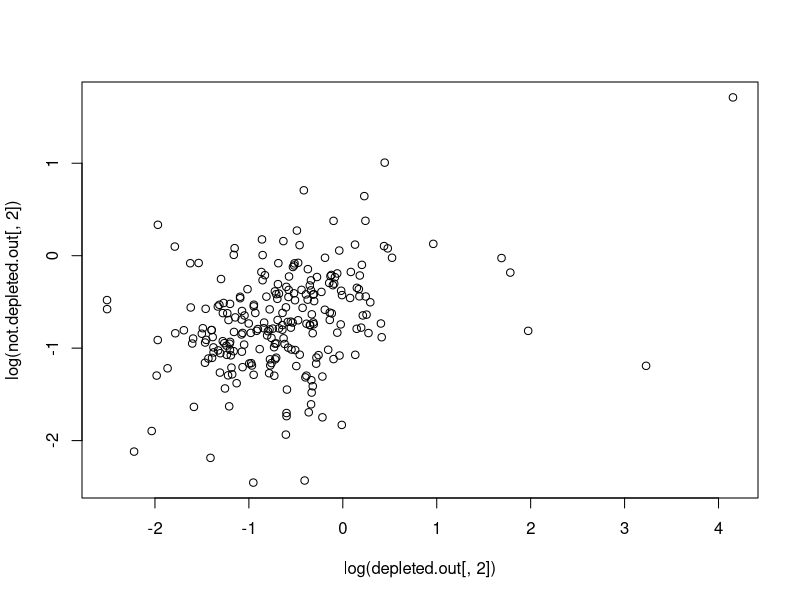
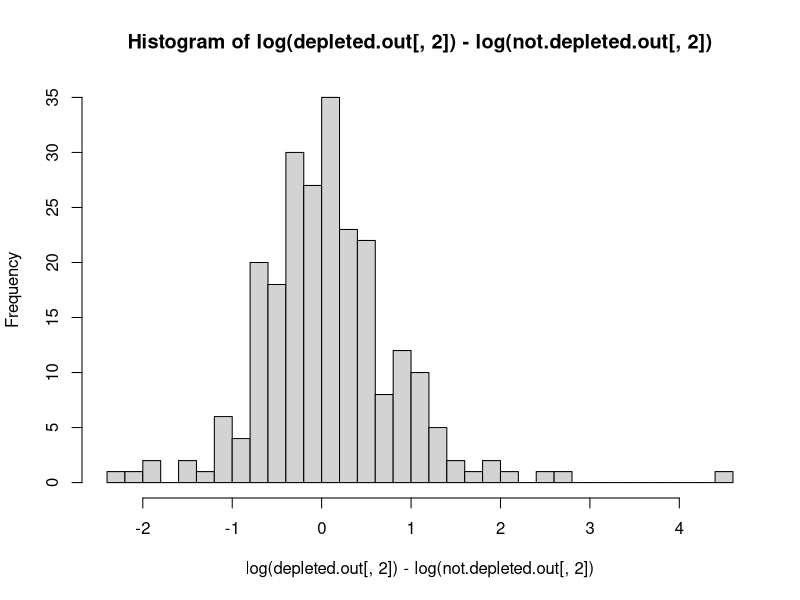
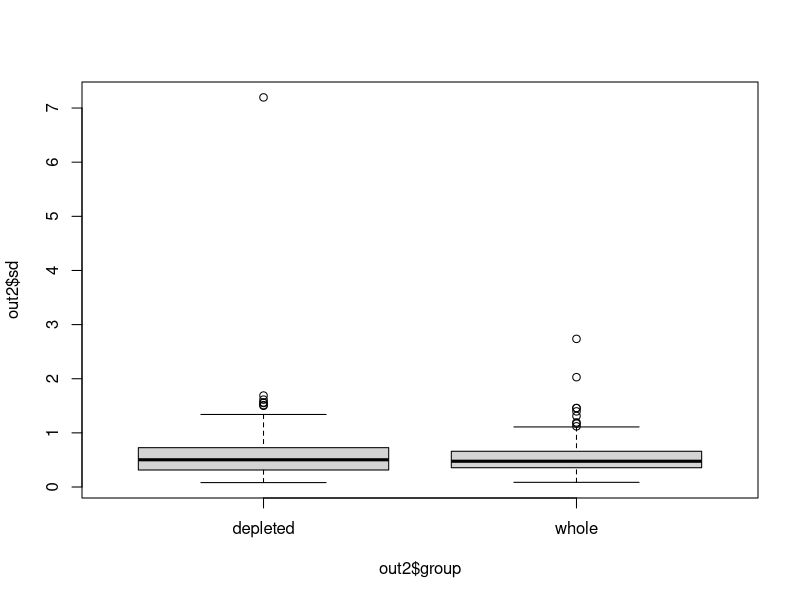

The R source for these figures, in order: (Note: this script raises an error after producing the figures.)
library("lme4")

library("plyr")
library("ggplot2")
library("MASS")
# read data

#dat <- read.csv("P:/RFI Protemics/twofileswithproteindata/Proteins of Interst for Tech Paper.csv")

#dat <- read.csv("/run/user/1000/gvfs/smb-share:server=smb.stat.iastate.edu,share=ntyet/RFI Protemics/twofileswithproteindata/Proteins of Interst for Tech Paper.csv")
dat <- read.csv("Proteins of Interst for Tech Paper.csv")

dim(dat)

x <- colnames(dat) # column name of data
x


y <- c( "Image","X", paste("X.", 1:31, sep = "")) # Column name unsued

# Column name used in analysis including the id of protein and 16 gels  
# of 8 animals, each gel runs twice

use.col <- setdiff(x,y)
use.col
dat.used <- as.matrix(dat[, use.col])
dim(dat.used)


# The first row is group classification, the second row is the name of Std. Abund, therefore the data actually in use is the dat.used except the first 2 rows
dat.final <- matrix(as.numeric(dat.used[-c(1:2),]), 
                    nrow = nrow(dat.used)-2,
                    ncol = ncol(dat.used),
                    byrow = F) 
dim(dat.final)

head(dat.final)

# Group of each sample

group <- dat.used[1,-1] 
group

# Obtain data for each group: Depelted and Not.Depleted (Whole), the first column of dat.final contains name of protein
depleted.dat <- dat.final[,-1][,group=="Depleted"]
dim(depleted.dat)
depleted.dat[1,]

not.depleted.dat <- dat.final[,-1][,group=="Whole"]
dim(not.depleted.dat)
not.depleted.dat[1,]

# Find out which Cy is used for each run

group[group=="Depleted"] # Cy for Depleted group: rep(c(5,5,3,3),4)

group[group=="Whole"] # Cy for Whole group: rep(c(3,3,5,5),4)

#metadata <- read.table("/run/user/1000/gvfs/smb-share:server=smb.stat.iastate.edu,share=ntyet/RFI Protemics/twofileswithproteindata/Meta.data2.txt")
#metadata <- read.table("Meta.data2.txt")
#str(metadata)
# Sample.Name <- c("1807", "4810", "1209", "1906", "3908", "3106", "2107", "2712")
# line <- rep(c(1,2), each = 8)
# x <- rnorm(16, 0, 1)
# depleted <- "TRUE"

result <- function(x, depleted){ # x is the row of data (i.e., data of each protein spot)
  if (depleted == "TRUE"){
    cy <- as.factor(rep(c(5,5,3,3),4))
  } else {
    cy <- as.factor(rep(c(3,3,5,5),4))
  }
  animal <- as.factor(rep(1:8, each = 2))
  line <- as.factor(rep(c(1,2), each = 8))
  # check if all obsetvations for one Cy are missing or not
  if ((sum(is.na(x[cy==3]))==8|sum(is.na(x[cy==5]))==8) & 
        (sum(is.na(x[line==1]))==8|sum(is.na(x[line==2]))==8)){
    model <- lmer(x~ (1|animal), na.action="na.omit")
    mean.estimate <- summary(model)$coeff[,1]
    sd.estimate <- as.vector(sqrt(summary(model)$vcov))
    #str(summary(model))
  } 
  if ((sum(is.na(x[cy==3]))==8|sum(is.na(x[cy==5]))==8) & 
        ((sum(is.na(x[line==1]))!=8)&(sum(is.na(x[line==2]))!=8))){
    model <- lmer(x~ line + (1|animal), na.action="na.omit")
    mean.estimate <- summary(model)$coeff[1,1] + summary(model)$coeff[2,1]/2
    sd.estimate <- as.vector(sqrt(t(c(1,1/2)) %*%summary(model)$vcov%*%c(1,1/2)))
  }
  
  if ((sum(is.na(x[cy==3]))!=8|sum(is.na(x[cy==5]))!=8) & 
        ((sum(is.na(x[line==1]))==8)&(sum(is.na(x[line==2]))==8))){
    model <- lmer(x~ cy + (1|animal), na.action="na.omit")
    mean.estimate <- summary(model)$coeff[1,1] + summary(model)$coeff[2,1]/2
    sd.estimate <- as.vector(sqrt(t(c(1,1/2)) %*%summary(model)$vcov%*%c(1,1/2)))
  }
  
  if ((sum(is.na(x[cy==3]))!=8& sum(is.na(x[cy==5]))!=8) & 
        ((sum(is.na(x[line==1]))!=8)&(sum(is.na(x[line==2]))!=8))){ 
    model <- lmer(x~ cy + line + (1|animal), na.action="na.omit")
    #str(summary(model))
    mean.estimate <- summary(model)$coeff[1,1] + 
      summary(model)$coeff[2,1]/2 + 
      summary(model)$coeff[3,1]/2
    
    sd.estimate <- as.vector(sqrt(t(c(1, 1/2, 1/2))%*% summary(model)$vcov %*%c(1,1/2, 1/2)))  }
  
  
  return(c(mean.estimate, sd.estimate))
}
depleted.dat[25,]

dim(depleted.dat)
dim(not.depleted.dat)
depleted.out <- laply(1:236, function(i)result(depleted.dat[i,], depleted = "TRUE"))

not.depleted.out <- laply(1:236, function(i)result(not.depleted.dat[i,], depleted = "FALSE"))

colnames(depleted.out) <- colnames(not.depleted.out) <- c("mean","sd")

summary(depleted.out) # depleted group
summary(not.depleted.out) # not.depleted group 
# mean_group <- as.data.frame(cbind(value =c(depleted.out[,"mean"], not.depleted.out[,"mean"]), group = rep(c("depleted", "whole"), each = dim(depleted.out)[1])))
# str(mean_group)
# qplot(mean_group)
# qplot(group, value, data = mean_group, geom= "boxplot")
#boxplot(depleted.out)


mean(depleted.out[,2] > not.depleted.out[,2])


wilcox.test(depleted.out[,2], not.depleted.out[, 2], alternative = "greater", paired = TRUE)
wilcox.test(depleted.out[,2], not.depleted.out[, 2], alternative = "two.sided", paired = TRUE)
?wilcox.test
wilcox.test(log(depleted.out[,2]/not.depleted.out[, 2]), alternative = "two.sided")
wilcox.test(log(depleted.out[,2]/not.depleted.out[, 2]), alternative = "greater")
plot(log(depleted.out[,2]), log(not.depleted.out[, 2]))
hist(log(depleted.out[,2])-log(not.depleted.out[, 2]), nclass = 30)
mean(log(depleted.out[,2])-log(not.depleted.out[, 2])>0)

# check for outlier
sum(abs(depleted.out[,1])>10)

# Delete outlier
depleted.out2 <- depleted.out[-which(abs(depleted.out[,1])>10),]

not.depleted.out2 <- not.depleted.out[-which(abs(depleted.out[,1])>10),]

summary(depleted.out2) # depleted group
summary(not.depleted.out2) # not.depleted group 


mean(depleted.out2[,2] > not.depleted.out2[,2])


wilcox.test(depleted.out2[,2], not.depleted.out2[, 2], alternative = "greater", paired = TRUE)
wilcox.test(depleted.out2[,2], not.depleted.out2[, 2], alternative = "two.sided", paired = TRUE)
wilcox.test(log(depleted.out2[,2]/not.depleted.out2[, 2]), alternative = "two.sided")
wilcox.test(log(depleted.out2[,2]/not.depleted.out2[, 2]), alternative = "greater")

depleted.out2 <- as.data.frame(depleted.out2)
not.depleted.out2 <- as.data.frame(not.depleted.out2)
depleted.out2$group <- "depleted"
not.depleted.out2$group <- "whole"
out2 <- rbind(depleted.out2, not.depleted.out2)

str(out2)
boxplot(out2$sd ~ out2$group)
boxplot(out$sd ~ out$group)
qplot(y = depleted.out2[,1], x = not.depleted.out2[,1], xlim = c(-8, 8), 
      ylim = c(-8, 8), main = "mean of each group(deleted outlier)",
      ylab = "depleted", 
      xlab = "whole")
qplot(y = depleted.out2[,2], x = not.depleted.out2[,2], xlim = c(-8, 8), 
      ylim = c(-8, 8), main = "sd of each group(deleted outlier)",
      ylab = "depleted", 
      xlab = "whole")


qplot(x = group, y = mean, 
        data = out2, geom = "boxplot", colour =group, 
        main = "mean for each group",
      xlab = )

qplot(x = group, y = sd, 
      data = out2, geom = "boxplot", colour =group,
      main = "sd for each group")

  

depleted.out <- as.data.frame(depleted.out)
not.depleted.out <- as.data.frame(not.depleted.out)
depleted.out$group <- "depleted"
not.depleted.out$group <- "whole"
out <- rbind(depleted.out, not.depleted.out)


qplot(y = depleted.out[,1], x = not.depleted.out[,1], xlim = c(-8, 8), 
      ylim = c(-8, 8), main = "mean of each group(deleted outlier)",
      ylab = "depleted", 
      xlab = "whole")
qplot(y = depleted.out[,2], x = not.depleted.out[,2], xlim = c(-8, 8), 
      ylim = c(-8, 8), main = "sd of each group(deleted outlier)",
      ylab = "depleted", 
      xlab = "whole")


#colnames(out)[3] <- "Sample Type"  # log(Standard Error)
qplot(x = group, y = mean, 
      data = out, geom = "boxplot", colour =group, 
      main = "mean for each group")

qplot(x = group, y = log(sd), 
      data = out, geom = "boxplot", colour =group,
      main = "Standard Error for Each Sample Type",
      ylab = "log(Standard Error)", 
      xlab = "Sample Type")
